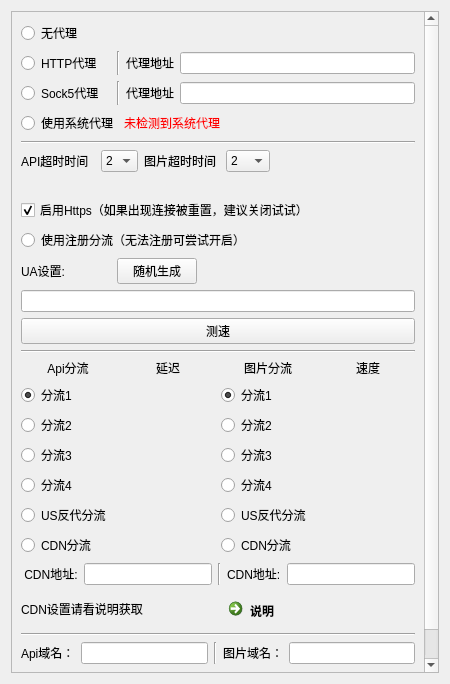
<?xml version="1.0" encoding="UTF-8"?>
<ui version="4.0">
 <class>LoginProxyWidget</class>
 <widget class="QWidget" name="LoginProxyWidget">
  <property name="geometry">
   <rect>
    <x>0</x>
    <y>0</y>
    <width>450</width>
    <height>684</height>
   </rect>
  </property>
  <property name="minimumSize">
   <size>
    <width>450</width>
    <height>0</height>
   </size>
  </property>
  <property name="windowTitle">
   <string>代理设置</string>
  </property>
  <layout class="QGridLayout" name="gridLayout">
   <property name="spacing">
    <number>12</number>
   </property>
   <item row="0" column="0">
    <widget class="SmoothScrollArea" name="scrollArea">
     <property name="widgetResizable">
      <bool>true</bool>
     </property>
     <widget class="QWidget" name="scrollAreaWidgetContents">
      <property name="geometry">
       <rect>
        <x>0</x>
        <y>0</y>
        <width>430</width>
        <height>664</height>
       </rect>
      </property>
      <layout class="QVBoxLayout" name="verticalLayout">
       <item>
        <layout class="QHBoxLayout" name="horizontalLayout_11">
         <item>
          <widget class="QRadioButton" name="proxy_0">
           <property name="text">
            <string>无代理</string>
           </property>
           <attribute name="buttonGroup">
            <string notr="true">radioProxyGroup</string>
           </attribute>
          </widget>
         </item>
        </layout>
       </item>
       <item>
        <layout class="QHBoxLayout" name="horizontalLayout">
         <item>
          <widget class="QRadioButton" name="proxy_1">
           <property name="minimumSize">
            <size>
             <width>90</width>
             <height>0</height>
            </size>
           </property>
           <property name="text">
            <string>HTTP代理</string>
           </property>
           <attribute name="buttonGroup">
            <string notr="true">radioProxyGroup</string>
           </attribute>
          </widget>
         </item>
         <item>
          <widget class="Line" name="line">
           <property name="orientation">
            <enum>Qt::Vertical</enum>
           </property>
          </widget>
         </item>
         <item>
          <widget class="QLabel" name="label">
           <property name="text">
            <string>代理地址</string>
           </property>
           <property name="alignment">
            <set>Qt::AlignCenter</set>
           </property>
          </widget>
         </item>
         <item>
          <widget class="QLineEdit" name="httpLine">
           <property name="toolTip">
            <string>http://127.0.0.1:10809</string>
           </property>
           <property name="placeholderText">
            <string/>
           </property>
          </widget>
         </item>
        </layout>
       </item>
       <item>
        <layout class="QHBoxLayout" name="horizontalLayout_10">
         <item>
          <widget class="QRadioButton" name="proxy_2">
           <property name="minimumSize">
            <size>
             <width>90</width>
             <height>0</height>
            </size>
           </property>
           <property name="text">
            <string>Sock5代理</string>
           </property>
           <attribute name="buttonGroup">
            <string notr="true">radioProxyGroup</string>
           </attribute>
          </widget>
         </item>
         <item>
          <widget class="Line" name="line_2">
           <property name="orientation">
            <enum>Qt::Vertical</enum>
           </property>
          </widget>
         </item>
         <item>
          <widget class="QLabel" name="label_5">
           <property name="text">
            <string>代理地址</string>
           </property>
          </widget>
         </item>
         <item>
          <widget class="QLineEdit" name="sockEdit">
           <property name="toolTip">
            <string>127.0.0.1:10808</string>
           </property>
           <property name="placeholderText">
            <string/>
           </property>
          </widget>
         </item>
        </layout>
       </item>
       <item>
        <layout class="QHBoxLayout" name="horizontalLayout_12">
         <item>
          <widget class="QRadioButton" name="proxy_3">
           <property name="text">
            <string>使用系统代理</string>
           </property>
           <attribute name="buttonGroup">
            <string notr="true">radioProxyGroup</string>
           </attribute>
          </widget>
         </item>
         <item>
          <widget class="QLabel" name="checkLabel">
           <property name="font">
            <font>
             <bold>false</bold>
            </font>
           </property>
           <property name="styleSheet">
            <string notr="true">color:rgb(255, 0, 0)</string>
           </property>
           <property name="text">
            <string>未检测到系统代理</string>
           </property>
          </widget>
         </item>
         <item>
          <widget class="QLabel" name="proxyLabel">
           <property name="text">
            <string/>
           </property>
          </widget>
         </item>
         <item>
          <spacer name="horizontalSpacer_2">
           <property name="orientation">
            <enum>Qt::Horizontal</enum>
           </property>
           <property name="sizeHint" stdset="0">
            <size>
             <width>40</width>
             <height>20</height>
            </size>
           </property>
          </spacer>
         </item>
        </layout>
       </item>
       <item>
        <widget class="Line" name="line_3">
         <property name="orientation">
          <enum>Qt::Horizontal</enum>
         </property>
        </widget>
       </item>
       <item>
        <layout class="QHBoxLayout" name="horizontalLayout_4">
         <item>
          <widget class="QLabel" name="label_12">
           <property name="text">
            <string>API超时时间  </string>
           </property>
          </widget>
         </item>
         <item>
          <widget class="WheelComboBox" name="apiTimeout">
           <item>
            <property name="text">
             <string>2</string>
            </property>
           </item>
           <item>
            <property name="text">
             <string>5</string>
            </property>
           </item>
           <item>
            <property name="text">
             <string>7</string>
            </property>
           </item>
          </widget>
         </item>
         <item>
          <widget class="QLabel" name="label_10">
           <property name="text">
            <string>图片超时时间 </string>
           </property>
          </widget>
         </item>
         <item>
          <widget class="WheelComboBox" name="imgTimeout">
           <item>
            <property name="text">
             <string>2</string>
            </property>
           </item>
           <item>
            <property name="text">
             <string>5</string>
            </property>
           </item>
           <item>
            <property name="text">
             <string>7</string>
            </property>
           </item>
           <item>
            <property name="text">
             <string>10</string>
            </property>
           </item>
           <item>
            <property name="text">
             <string>15</string>
            </property>
           </item>
          </widget>
         </item>
         <item>
          <spacer name="horizontalSpacer_4">
           <property name="orientation">
            <enum>Qt::Horizontal</enum>
           </property>
           <property name="sizeHint" stdset="0">
            <size>
             <width>40</width>
             <height>20</height>
            </size>
           </property>
          </spacer>
         </item>
        </layout>
       </item>
       <item>
        <layout class="QHBoxLayout" name="horizontalLayout_5">
         <item>
          <spacer name="horizontalSpacer_3">
           <property name="orientation">
            <enum>Qt::Horizontal</enum>
           </property>
           <property name="sizeHint" stdset="0">
            <size>
             <width>40</width>
             <height>20</height>
            </size>
           </property>
          </spacer>
         </item>
        </layout>
       </item>
       <item>
        <layout class="QHBoxLayout" name="horizontalLayout_9">
         <item>
          <widget class="QCheckBox" name="httpsBox">
           <property name="text">
            <string>启用Https（如果出现连接被重置，建议关闭试试）</string>
           </property>
           <property name="checked">
            <bool>true</bool>
           </property>
          </widget>
         </item>
        </layout>
       </item>
       <item>
        <widget class="QRadioButton" name="loginProxy">
         <property name="text">
          <string>使用注册分流（无法注册可尝试开启）</string>
         </property>
        </widget>
       </item>
       <item>
        <layout class="QHBoxLayout" name="horizontalLayout_3">
         <item>
          <widget class="QLabel" name="label_9">
           <property name="minimumSize">
            <size>
             <width>90</width>
             <height>0</height>
            </size>
           </property>
           <property name="text">
            <string>UA设置:</string>
           </property>
          </widget>
         </item>
         <item>
          <widget class="QPushButton" name="uaRandom">
           <property name="text">
            <string>随机生成</string>
           </property>
          </widget>
         </item>
         <item>
          <spacer name="horizontalSpacer">
           <property name="orientation">
            <enum>Qt::Horizontal</enum>
           </property>
           <property name="sizeHint" stdset="0">
            <size>
             <width>40</width>
             <height>20</height>
            </size>
           </property>
          </spacer>
         </item>
        </layout>
       </item>
       <item>
        <widget class="QLineEdit" name="uaEdit"/>
       </item>
       <item>
        <widget class="QPushButton" name="testSpeedButton">
         <property name="text">
          <string>测速</string>
         </property>
        </widget>
       </item>
       <item>
        <widget class="Line" name="line_4">
         <property name="orientation">
          <enum>Qt::Horizontal</enum>
         </property>
        </widget>
       </item>
       <item>
        <layout class="QGridLayout" name="gridLayout_2">
         <item row="4" column="1">
          <widget class="QLabel" name="label_api_3">
           <property name="text">
            <string/>
           </property>
          </widget>
         </item>
         <item row="4" column="2">
          <widget class="QRadioButton" name="radio_img_3">
           <property name="text">
            <string>分流3</string>
           </property>
           <attribute name="buttonGroup">
            <string notr="true">radioImgGroup</string>
           </attribute>
          </widget>
         </item>
         <item row="5" column="1">
          <widget class="QLabel" name="label_api_4">
           <property name="text">
            <string/>
           </property>
          </widget>
         </item>
         <item row="5" column="0">
          <widget class="QRadioButton" name="radioButton_4">
           <property name="toolTip">
            <string/>
           </property>
           <property name="text">
            <string>分流4</string>
           </property>
           <attribute name="buttonGroup">
            <string notr="true">radioApiGroup</string>
           </attribute>
          </widget>
         </item>
         <item row="2" column="1">
          <widget class="QLabel" name="label_api_1">
           <property name="text">
            <string/>
           </property>
          </widget>
         </item>
         <item row="2" column="2">
          <widget class="QRadioButton" name="radio_img_1">
           <property name="text">
            <string>分流1</string>
           </property>
           <property name="checked">
            <bool>true</bool>
           </property>
           <attribute name="buttonGroup">
            <string notr="true">radioImgGroup</string>
           </attribute>
          </widget>
         </item>
         <item row="3" column="1">
          <widget class="QLabel" name="label_api_2">
           <property name="text">
            <string/>
           </property>
          </widget>
         </item>
         <item row="1" column="0">
          <widget class="QLabel" name="label_2">
           <property name="text">
            <string>Api分流</string>
           </property>
           <property name="alignment">
            <set>Qt::AlignCenter</set>
           </property>
          </widget>
         </item>
         <item row="2" column="0">
          <widget class="QRadioButton" name="radioButton_1">
           <property name="text">
            <string>分流1</string>
           </property>
           <property name="checked">
            <bool>true</bool>
           </property>
           <attribute name="buttonGroup">
            <string notr="true">radioApiGroup</string>
           </attribute>
          </widget>
         </item>
         <item row="1" column="3">
          <widget class="QLabel" name="label_4">
           <property name="text">
            <string>速度</string>
           </property>
           <property name="alignment">
            <set>Qt::AlignCenter</set>
           </property>
          </widget>
         </item>
         <item row="3" column="3">
          <widget class="QLabel" name="label_img_2">
           <property name="text">
            <string/>
           </property>
          </widget>
         </item>
         <item row="1" column="1">
          <widget class="QLabel" name="label_6">
           <property name="text">
            <string>延迟</string>
           </property>
           <property name="alignment">
            <set>Qt::AlignCenter</set>
           </property>
          </widget>
         </item>
         <item row="5" column="2">
          <widget class="QRadioButton" name="radio_img_4">
           <property name="toolTip">
            <string/>
           </property>
           <property name="text">
            <string>分流4</string>
           </property>
           <attribute name="buttonGroup">
            <string notr="true">radioImgGroup</string>
           </attribute>
          </widget>
         </item>
         <item row="4" column="0">
          <widget class="QRadioButton" name="radioButton_3">
           <property name="text">
            <string>分流3</string>
           </property>
           <attribute name="buttonGroup">
            <string notr="true">radioApiGroup</string>
           </attribute>
          </widget>
         </item>
         <item row="1" column="2">
          <widget class="QLabel" name="label_7">
           <property name="text">
            <string>图片分流</string>
           </property>
           <property name="alignment">
            <set>Qt::AlignCenter</set>
           </property>
          </widget>
         </item>
         <item row="7" column="1">
          <widget class="QLabel" name="label_api_5">
           <property name="text">
            <string/>
           </property>
          </widget>
         </item>
         <item row="5" column="3">
          <widget class="QLabel" name="label_img_4">
           <property name="text">
            <string/>
           </property>
          </widget>
         </item>
         <item row="7" column="0">
          <widget class="QRadioButton" name="radioButton_5">
           <property name="text">
            <string>CDN分流</string>
           </property>
           <attribute name="buttonGroup">
            <string notr="true">radioApiGroup</string>
           </attribute>
          </widget>
         </item>
         <item row="3" column="0">
          <widget class="QRadioButton" name="radioButton_2">
           <property name="text">
            <string>分流2</string>
           </property>
           <attribute name="buttonGroup">
            <string notr="true">radioApiGroup</string>
           </attribute>
          </widget>
         </item>
         <item row="3" column="2">
          <widget class="QRadioButton" name="radio_img_2">
           <property name="text">
            <string>分流2</string>
           </property>
           <attribute name="buttonGroup">
            <string notr="true">radioImgGroup</string>
           </attribute>
          </widget>
         </item>
         <item row="7" column="2">
          <widget class="QRadioButton" name="radio_img_5">
           <property name="text">
            <string>CDN分流</string>
           </property>
           <attribute name="buttonGroup">
            <string notr="true">radioImgGroup</string>
           </attribute>
          </widget>
         </item>
         <item row="7" column="3">
          <widget class="QLabel" name="label_img_5">
           <property name="text">
            <string/>
           </property>
          </widget>
         </item>
         <item row="4" column="3">
          <widget class="QLabel" name="label_img_3">
           <property name="text">
            <string/>
           </property>
          </widget>
         </item>
         <item row="2" column="3">
          <widget class="QLabel" name="label_img_1">
           <property name="text">
            <string/>
           </property>
          </widget>
         </item>
         <item row="6" column="0">
          <widget class="QRadioButton" name="radioButton_6">
           <property name="text">
            <string>US反代分流</string>
           </property>
           <attribute name="buttonGroup">
            <string notr="true">radioApiGroup</string>
           </attribute>
          </widget>
         </item>
         <item row="6" column="2">
          <widget class="QRadioButton" name="radio_img_6">
           <property name="text">
            <string>US反代分流</string>
           </property>
           <attribute name="buttonGroup">
            <string notr="true">radioImgGroup</string>
           </attribute>
          </widget>
         </item>
         <item row="6" column="1">
          <widget class="QLabel" name="label_api_6">
           <property name="text">
            <string/>
           </property>
          </widget>
         </item>
         <item row="6" column="3">
          <widget class="QLabel" name="label_img_6">
           <property name="text">
            <string/>
           </property>
          </widget>
         </item>
        </layout>
       </item>
       <item>
        <layout class="QHBoxLayout" name="horizontalLayout_2">
         <item>
          <widget class="QLabel" name="label_11">
           <property name="text">
            <string> CDN地址:</string>
           </property>
           <property name="alignment">
            <set>Qt::AlignLeading|Qt::AlignLeft|Qt::AlignVCenter</set>
           </property>
          </widget>
         </item>
         <item>
          <widget class="QLineEdit" name="cdn_api_ip">
           <property name="minimumSize">
            <size>
             <width>120</width>
             <height>0</height>
            </size>
           </property>
           <property name="maximumSize">
            <size>
             <width>16777215</width>
             <height>16777215</height>
            </size>
           </property>
          </widget>
         </item>
         <item>
          <widget class="Line" name="line_6">
           <property name="orientation">
            <enum>Qt::Vertical</enum>
           </property>
          </widget>
         </item>
         <item>
          <widget class="QLabel" name="label_8">
           <property name="text">
            <string>CDN地址:</string>
           </property>
          </widget>
         </item>
         <item>
          <widget class="QLineEdit" name="cdn_img_ip">
           <property name="minimumSize">
            <size>
             <width>120</width>
             <height>0</height>
            </size>
           </property>
           <property name="maximumSize">
            <size>
             <width>16777215</width>
             <height>16777215</height>
            </size>
           </property>
          </widget>
         </item>
        </layout>
       </item>
       <item>
        <layout class="QHBoxLayout" name="horizontalLayout_8">
         <item>
          <widget class="QLabel" name="label_3">
           <property name="text">
            <string>CDN设置请看说明获取</string>
           </property>
          </widget>
         </item>
         <item>
          <widget class="QCommandLinkButton" name="commandLinkButton">
           <property name="text">
            <string>说明</string>
           </property>
          </widget>
         </item>
        </layout>
       </item>
       <item>
        <widget class="Line" name="line_7">
         <property name="orientation">
          <enum>Qt::Horizontal</enum>
         </property>
        </widget>
       </item>
       <item>
        <layout class="QHBoxLayout" name="horizontalLayout_13">
         <item>
          <widget class="QLabel" name="label_15">
           <property name="text">
            <string>Api域名：</string>
           </property>
          </widget>
         </item>
         <item>
          <widget class="TipLineEdit" name="host_api_domain">
           <property name="minimumSize">
            <size>
             <width>120</width>
             <height>0</height>
            </size>
           </property>
          </widget>
         </item>
         <item>
          <widget class="Line" name="line_5">
           <property name="orientation">
            <enum>Qt::Vertical</enum>
           </property>
          </widget>
         </item>
         <item>
          <widget class="QLabel" name="label_16">
           <property name="text">
            <string>图片域名：</string>
           </property>
          </widget>
         </item>
         <item>
          <widget class="TipLineEdit" name="host_img_domain">
           <property name="minimumSize">
            <size>
             <width>120</width>
             <height>0</height>
            </size>
           </property>
          </widget>
         </item>
        </layout>
       </item>
       <item>
        <layout class="QHBoxLayout" name="horizontalLayout_7">
         <item>
          <widget class="QRadioButton" name="radioButton_7">
           <property name="text">
            <string>自定义域名</string>
           </property>
           <attribute name="buttonGroup">
            <string notr="true">radioApiGroup</string>
           </attribute>
          </widget>
         </item>
         <item>
          <widget class="QLabel" name="label_api_7">
           <property name="text">
            <string/>
           </property>
          </widget>
         </item>
         <item>
          <widget class="QRadioButton" name="radio_img_7">
           <property name="text">
            <string>自定义域名</string>
           </property>
           <attribute name="buttonGroup">
            <string notr="true">radioImgGroup</string>
           </attribute>
          </widget>
         </item>
         <item>
          <widget class="QLabel" name="label_img_7">
           <property name="text">
            <string/>
           </property>
          </widget>
         </item>
        </layout>
       </item>
      </layout>
     </widget>
    </widget>
   </item>
  </layout>
 </widget>
 <customwidgets>
  <customwidget>
   <class>SmoothScrollArea</class>
   <extends>QScrollArea</extends>
   <header location="global">component.scroll_area.smooth_scroll_area.h</header>
   <container>1</container>
  </customwidget>
  <customwidget>
   <class>WheelComboBox</class>
   <extends>QComboBox</extends>
   <header location="global">component.box.wheel_combo_box.h</header>
  </customwidget>
  <customwidget>
   <class>TipLineEdit</class>
   <extends>QLineEdit</extends>
   <header location="global">component.line_edit.tip_line_edit.h</header>
  </customwidget>
 </customwidgets>
 <resources/>
 <connections>
  <connection>
   <sender>testSpeedButton</sender>
   <signal>clicked()</signal>
   <receiver>LoginProxyWidget</receiver>
   <slot>SpeedTest()</slot>
   <hints>
    <hint type="sourcelabel">
     <x>73</x>
     <y>81</y>
    </hint>
    <hint type="destinationlabel">
     <x>458</x>
     <y>47</y>
    </hint>
   </hints>
  </connection>
 </connections>
 <slots>
  <slot>Login()</slot>
  <slot>OpenRegister()</slot>
  <slot>SpeedTest()</slot>
  <slot>SaveSetting()</slot>
  <slot>OpenUrl()</slot>
 </slots>
 <buttongroups>
  <buttongroup name="radioProxyGroup"/>
  <buttongroup name="radioApiGroup"/>
  <buttongroup name="radioImgGroup"/>
 </buttongroups>
</ui>
